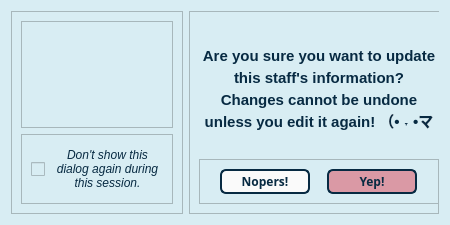
<?xml version="1.0" encoding="UTF-8"?>
<ui version="4.0">
 <class>Dialog</class>
 <widget class="QDialog" name="Dialog">
  <property name="geometry">
   <rect>
    <x>0</x>
    <y>0</y>
    <width>450</width>
    <height>225</height>
   </rect>
  </property>
  <property name="minimumSize">
   <size>
    <width>450</width>
    <height>225</height>
   </size>
  </property>
  <property name="maximumSize">
   <size>
    <width>450</width>
    <height>225</height>
   </size>
  </property>
  <property name="windowTitle">
   <string>Dialog</string>
  </property>
  <property name="styleSheet">
   <string notr="true">background-color: #D8EDF3;</string>
  </property>
  <layout class="QHBoxLayout" name="horizontalLayout_4">
   <item>
    <widget class="QFrame" name="frame_3">
     <property name="frameShape">
      <enum>QFrame::StyledPanel</enum>
     </property>
     <property name="frameShadow">
      <enum>QFrame::Raised</enum>
     </property>
     <layout class="QVBoxLayout" name="verticalLayout">
      <item>
       <widget class="QFrame" name="frame_2">
        <property name="frameShape">
         <enum>QFrame::StyledPanel</enum>
        </property>
        <property name="frameShadow">
         <enum>QFrame::Raised</enum>
        </property>
        <layout class="QHBoxLayout" name="horizontalLayout_2">
         <property name="topMargin">
          <number>0</number>
         </property>
         <item>
          <widget class="QLabel" name="label_2">
           <property name="minimumSize">
            <size>
             <width>100</width>
             <height>100</height>
            </size>
           </property>
           <property name="maximumSize">
            <size>
             <width>100</width>
             <height>100</height>
            </size>
           </property>
           <property name="text">
            <string/>
           </property>
           <property name="pixmap">
            <pixmap>HPAC IS/Staff.png</pixmap>
           </property>
           <property name="scaledContents">
            <bool>true</bool>
           </property>
          </widget>
         </item>
        </layout>
       </widget>
      </item>
      <item>
       <widget class="QFrame" name="frame_4">
        <property name="frameShape">
         <enum>QFrame::StyledPanel</enum>
        </property>
        <property name="frameShadow">
         <enum>QFrame::Raised</enum>
        </property>
        <layout class="QHBoxLayout" name="horizontalLayout_3">
         <item>
          <widget class="QCheckBox" name="checkBox">
           <property name="sizePolicy">
            <sizepolicy hsizetype="Fixed" vsizetype="Fixed">
             <horstretch>0</horstretch>
             <verstretch>0</verstretch>
            </sizepolicy>
           </property>
           <property name="minimumSize">
            <size>
             <width>15</width>
             <height>50</height>
            </size>
           </property>
           <property name="maximumSize">
            <size>
             <width>15</width>
             <height>50</height>
            </size>
           </property>
           <property name="styleSheet">
            <string notr="true">QCheckBox {
	font-family: &quot;Merriweather Sans&quot;;
	font: bold;
	font-size: 10px;
	color: #072A42;
}
</string>
           </property>
           <property name="text">
            <string/>
           </property>
           <property name="tristate">
            <bool>false</bool>
           </property>
          </widget>
         </item>
         <item>
          <widget class="QLabel" name="label_3">
           <property name="styleSheet">
            <string notr="true">QLabel {
	font-family: &quot;Merriweather Sans&quot;;
	font: italic;
	font-size: 12px;
	color: #072A42;
}
</string>
           </property>
           <property name="text">
            <string>Don't show this dialog again during this session.</string>
           </property>
           <property name="alignment">
            <set>Qt::AlignCenter</set>
           </property>
           <property name="wordWrap">
            <bool>true</bool>
           </property>
          </widget>
         </item>
        </layout>
       </widget>
      </item>
     </layout>
    </widget>
   </item>
   <item>
    <widget class="QFrame" name="frame">
     <property name="minimumSize">
      <size>
       <width>250</width>
       <height>0</height>
      </size>
     </property>
     <property name="maximumSize">
      <size>
       <width>250</width>
       <height>16777215</height>
      </size>
     </property>
     <property name="frameShape">
      <enum>QFrame::StyledPanel</enum>
     </property>
     <property name="frameShadow">
      <enum>QFrame::Raised</enum>
     </property>
     <layout class="QVBoxLayout" name="verticalLayout_2">
      <property name="topMargin">
       <number>0</number>
      </property>
      <item>
       <widget class="QLabel" name="label">
        <property name="minimumSize">
         <size>
          <width>240</width>
          <height>150</height>
         </size>
        </property>
        <property name="maximumSize">
         <size>
          <width>240</width>
          <height>150</height>
         </size>
        </property>
        <property name="styleSheet">
         <string notr="true">QLabel {
	font-family: &quot;Merriweather Sans&quot;;
	font: bold;
	font-size: 15px;
	color: #072A42;
}
</string>
        </property>
        <property name="text">
         <string>Are you sure you want to update this staff's information?                                   Changes cannot be undone unless you edit it again! （• ˕ •マ</string>
        </property>
        <property name="alignment">
         <set>Qt::AlignCenter</set>
        </property>
        <property name="wordWrap">
         <bool>true</bool>
        </property>
       </widget>
      </item>
      <item>
       <widget class="QFrame" name="buttframe">
        <property name="minimumSize">
         <size>
          <width>240</width>
          <height>45</height>
         </size>
        </property>
        <property name="maximumSize">
         <size>
          <width>240</width>
          <height>45</height>
         </size>
        </property>
        <property name="frameShape">
         <enum>QFrame::StyledPanel</enum>
        </property>
        <property name="frameShadow">
         <enum>QFrame::Raised</enum>
        </property>
        <layout class="QHBoxLayout" name="horizontalLayout">
         <item>
          <widget class="QPushButton" name="nobutt">
           <property name="minimumSize">
            <size>
             <width>90</width>
             <height>25</height>
            </size>
           </property>
           <property name="maximumSize">
            <size>
             <width>90</width>
             <height>25</height>
            </size>
           </property>
           <property name="styleSheet">
            <string notr="true">QPushButton {
	font: Merriweather Sans;
	font-size: 12px;
	font-weight: bold;
	color: #072A42;
	background-color: #fafafa;
	border: 2px solid #072A42;
	border-radius: 6px;
	padding: 3px;
	width: 80px;
	height: 15px;
			}

QPushButton:hover {
            background-color: #c1c8d4;  
        }
        QPushButton:pressed {
            background-color: #DD5C6D;
        }
</string>
           </property>
           <property name="text">
            <string>Nopers!</string>
           </property>
          </widget>
         </item>
         <item>
          <widget class="QPushButton" name="yesbutt">
           <property name="minimumSize">
            <size>
             <width>90</width>
             <height>25</height>
            </size>
           </property>
           <property name="maximumSize">
            <size>
             <width>90</width>
             <height>25</height>
            </size>
           </property>
           <property name="styleSheet">
            <string notr="true">QPushButton {
	font: Merriweather Sans;
	font-size: 12px;
	font-weight: bold;
	color: #072A42;
	background-color: #DA99A5;
	border: 2px solid #072A42;
	border-radius: 6px;
	padding: 3px;
	width: 80px;
	height: 15px;
			}

QPushButton:hover {
            background-color: #c1c8d4;  
        }
        QPushButton:pressed {
            background-color: #DD5C6D;
        }
</string>
           </property>
           <property name="text">
            <string>Yep!</string>
           </property>
          </widget>
         </item>
        </layout>
       </widget>
      </item>
     </layout>
    </widget>
   </item>
  </layout>
 </widget>
 <resources/>
 <connections/>
</ui>
